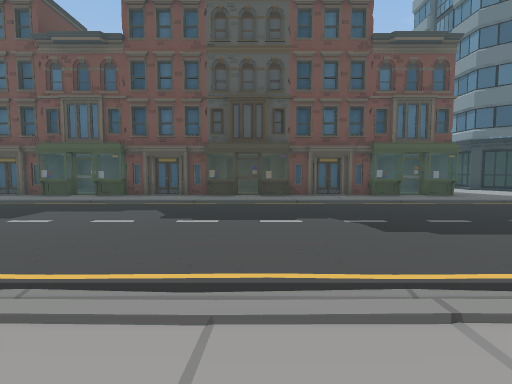
[1] (above)

24 first-person views from a walk through a scene from a Unity 3-D project. The camera is 1.5 m above the floor, tilts 4° down and sees 80° across. The floor is counted in squares, 2 m on a side. Each view is taken from the middle of a square. On the plan, view 1 faces up. The plan holds only what a view shows up to about 10 squares ahead; the rest is blank. The place goes on beyond the plan. Some animated figures are not drawn. Some surface patterns are stand-ins.

[2]
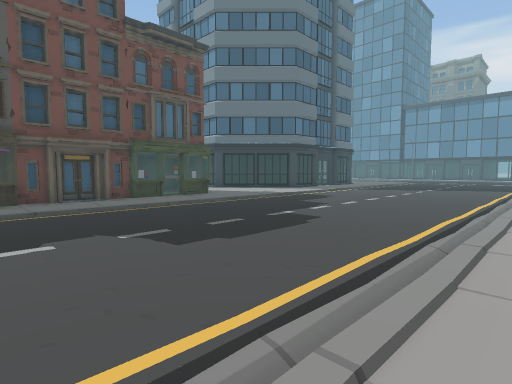

[3]
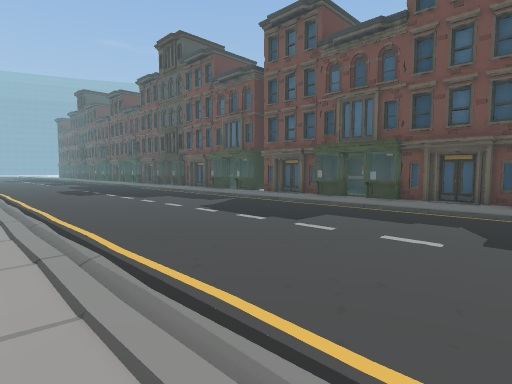

[4]
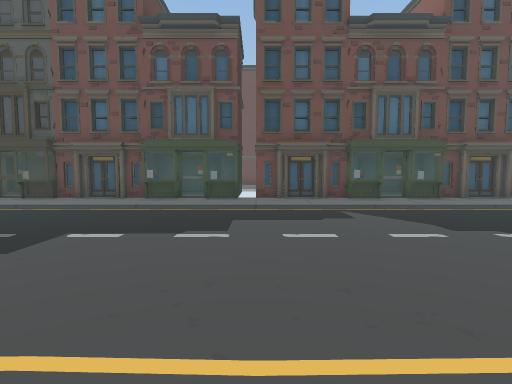

[5]
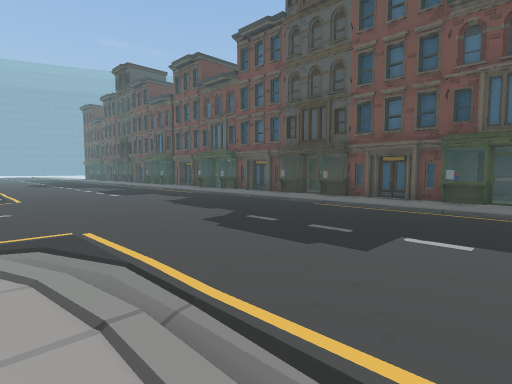

[6]
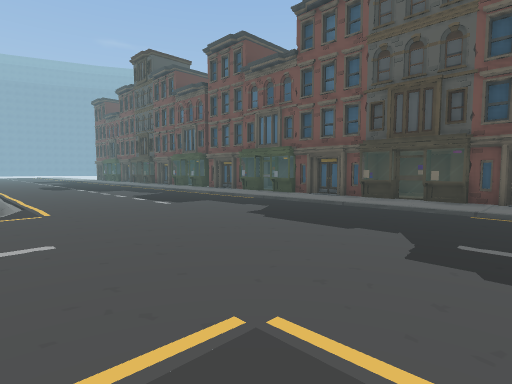

[7]
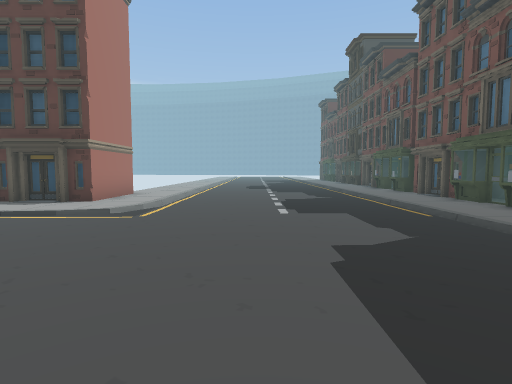

[8]
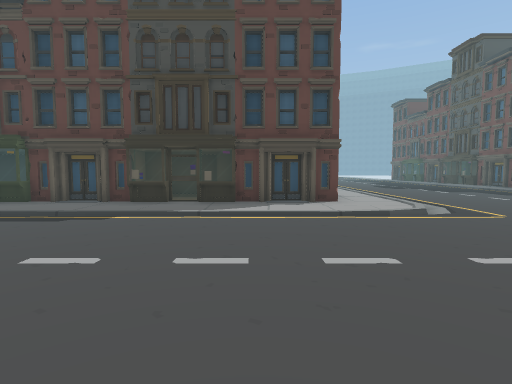

[9]
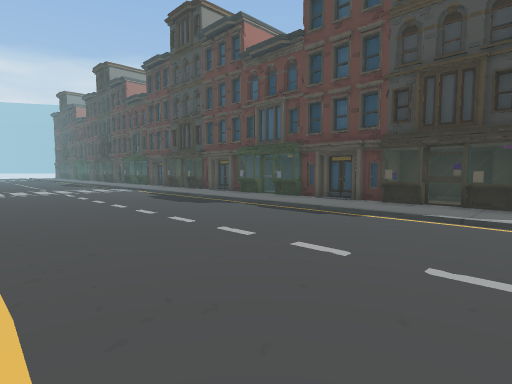

[10]
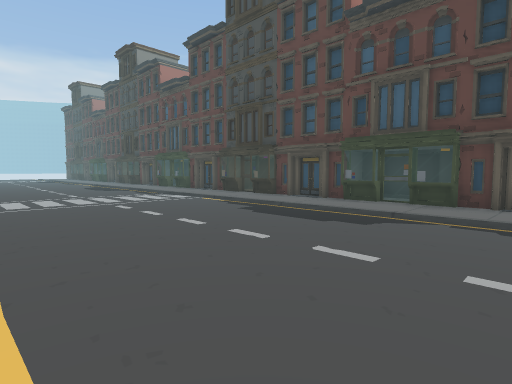

[11]
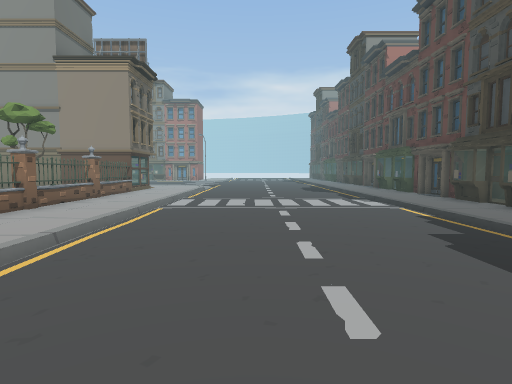

[12]
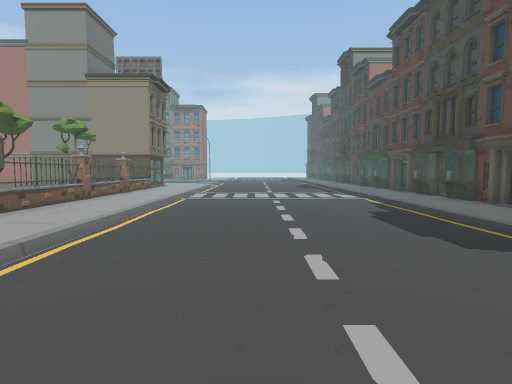

[13]
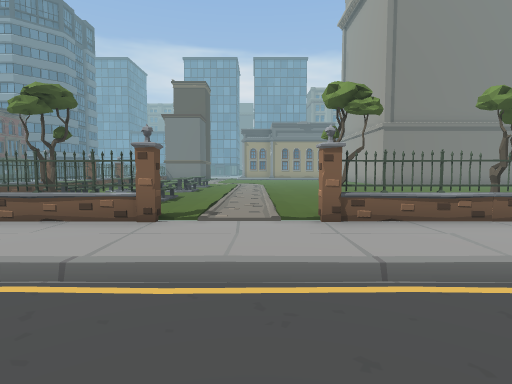

[14]
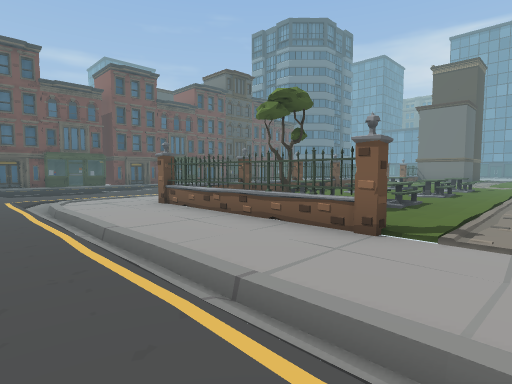

[15]
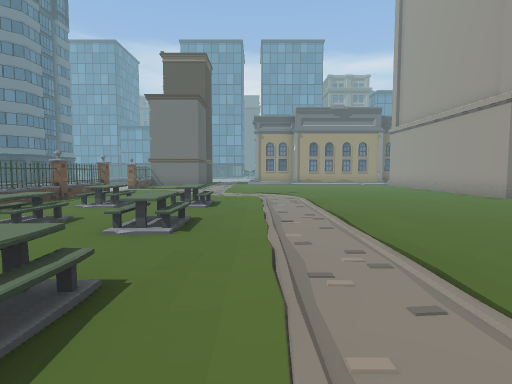

[16]
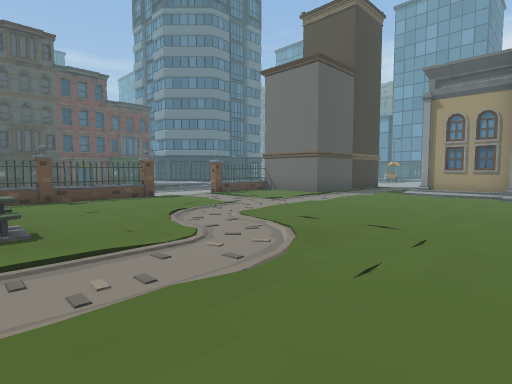

[17]
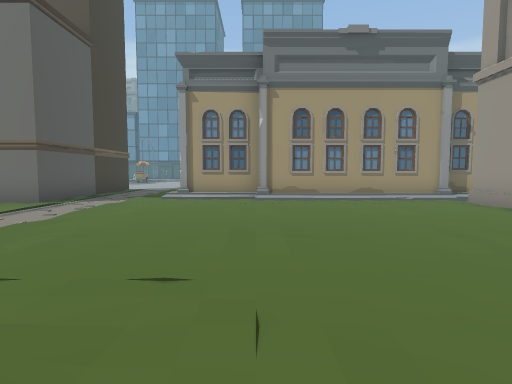

[18]
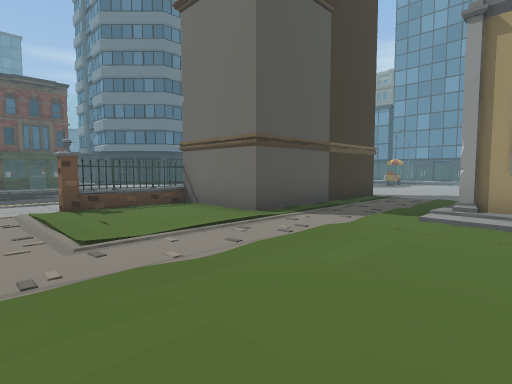

[19]
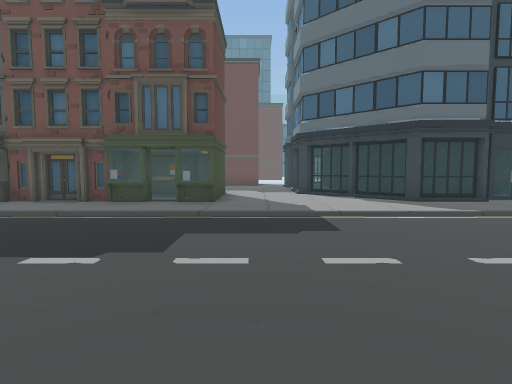

[20]
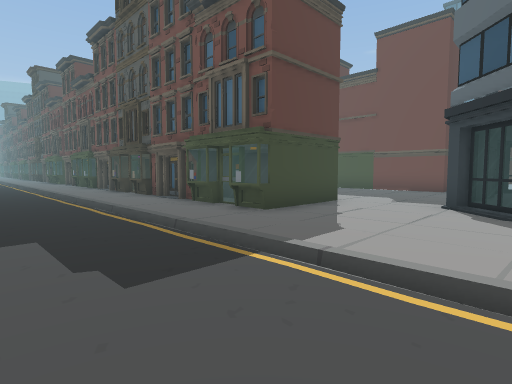

[21]
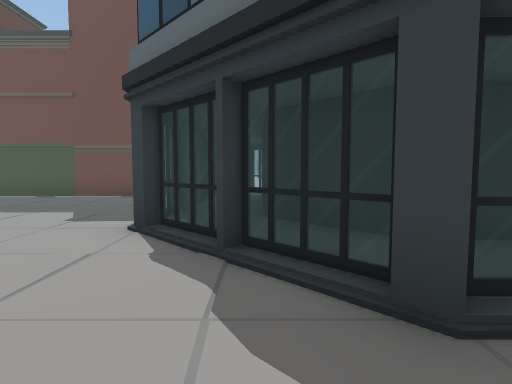

[22]
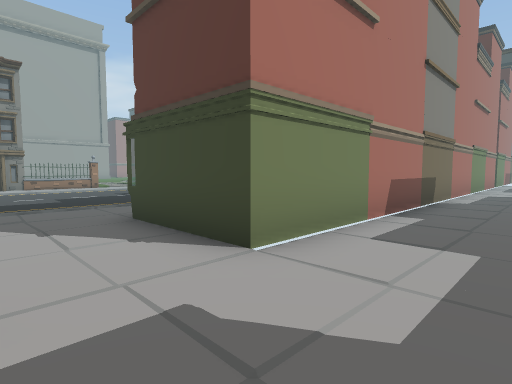

[23]
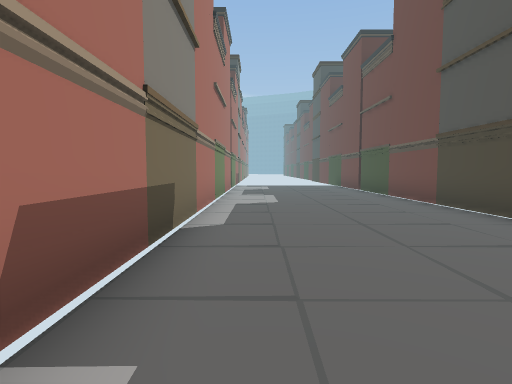

[24]
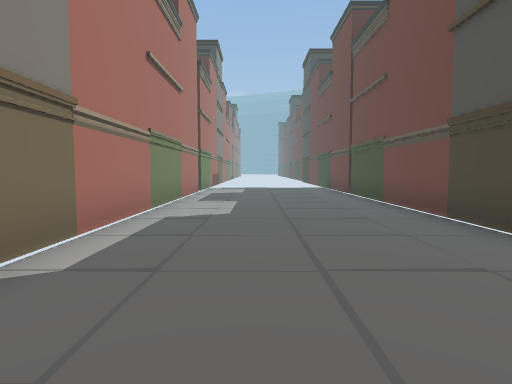

### Floor plan
Key: @ floor where view 1 was taken; # wall or solid block; . main floor; : floor 0.25 m higher than the main floor; / step, stairs or slope; = window, fence, low wall or low ledge; T tree; A table; O other object.
Columns run from 24 left of view 1 to 11 right of it. Each row starts with its distance up from view 1.
 17                 ########  #####  #
 16                                  =
 15                                  ##
 14                           .     .##
 13                             .    =##
 12                 ###############  =.#
 11                              ##  /=#
 10 ###############################   /=
  9  O##=OO##=OO##O .O=  .O=  .O=
  8                                   .
  7 ////////////////////////////////////
  6 ....................................
  5 ...................................
  4 ....................................
  3 ....................................
  2 ............////////////////////////
  1    .......... ..       ..
  0 OO#../..../..           @    O
 -1   #. /..../              O.::O#
 -2   #O /..../              ../..#
 -3   #= /..../  OT        ..:.:..######
 -4   ## /..../       AA A ::........../
 -5   #O /..../  O  A A  A :..:::::::::/
 -6   #. /..../  :::::::::::....   /#
 -7   #O /..../  ...........::.    /O
 -8   #= /..../  OT:....:....:     #O
 -9   ## /..../          .         OO
-10   #O /..../                    #O
-11   #. /..../                    #O
-12   #O /..../                    OO
-13   #= /..../            ##    ###
-14   ## /..../                    #
-15   #O /..../
-16   #. /..../
-17   #O /..../

Positions as (right, up) in squares from view 1, and headings:
1: (0, 0), facing up
2: (0, 1), facing up-right
3: (-1, 1), facing up-left
4: (-9, 1), facing up
5: (-10, 1), facing up-left
6: (-13, 1), facing up-left
7: (-14, 4), facing left
8: (-14, -2), facing left
9: (-14, -2), facing down-left
10: (-14, -6), facing down-left
11: (-16, -7), facing down
12: (-16, -5), facing down
13: (-16, -7), facing right
14: (-15, -7), facing up-right
15: (-10, -6), facing right
16: (-3, -9), facing up-right
17: (-1, -8), facing right
18: (2, -7), facing up-right
19: (7, 2), facing up
20: (10, 5), facing up-left
21: (10, 8), facing up
22: (8, 14), facing down-left
23: (4, 13), facing left
24: (2, 14), facing left
